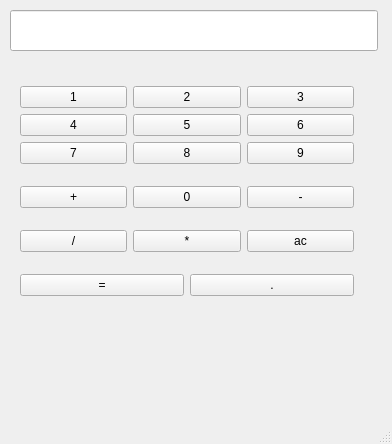
<?xml version="1.0" encoding="UTF-8"?>
<ui version="4.0">
 <class>MainWindow</class>
 <widget class="QMainWindow" name="MainWindow">
  <property name="geometry">
   <rect>
    <x>0</x>
    <y>0</y>
    <width>392</width>
    <height>444</height>
   </rect>
  </property>
  <property name="windowTitle">
   <string>MainWindow</string>
  </property>
  <widget class="QWidget" name="centralwidget">
   <widget class="QLineEdit" name="Display">
    <property name="geometry">
     <rect>
      <x>10</x>
      <y>10</y>
      <width>368</width>
      <height>41</height>
     </rect>
    </property>
    <property name="sizePolicy">
     <sizepolicy hsizetype="Preferred" vsizetype="Expanding">
      <horstretch>0</horstretch>
      <verstretch>0</verstretch>
     </sizepolicy>
    </property>
   </widget>
   <widget class="QWidget" name="layoutWidget">
    <property name="geometry">
     <rect>
      <x>20</x>
      <y>70</y>
      <width>334</width>
      <height>246</height>
     </rect>
    </property>
    <layout class="QVBoxLayout" name="verticalLayout_2">
     <item>
      <layout class="QVBoxLayout" name="verticalLayout">
       <item>
        <layout class="QHBoxLayout" name="horizontalLayout">
         <item>
          <widget class="QPushButton" name="btn1">
           <property name="text">
            <string>1</string>
           </property>
          </widget>
         </item>
         <item>
          <widget class="QPushButton" name="btn2">
           <property name="text">
            <string>2</string>
           </property>
          </widget>
         </item>
         <item>
          <widget class="QPushButton" name="btn3">
           <property name="text">
            <string>3</string>
           </property>
          </widget>
         </item>
        </layout>
       </item>
       <item>
        <layout class="QHBoxLayout" name="horizontalLayout_2">
         <item>
          <widget class="QPushButton" name="btn4">
           <property name="text">
            <string>4</string>
           </property>
          </widget>
         </item>
         <item>
          <widget class="QPushButton" name="btn5">
           <property name="text">
            <string>5</string>
           </property>
          </widget>
         </item>
         <item>
          <widget class="QPushButton" name="btn6">
           <property name="text">
            <string>6</string>
           </property>
          </widget>
         </item>
        </layout>
       </item>
       <item>
        <layout class="QHBoxLayout" name="horizontalLayout_3">
         <item>
          <widget class="QPushButton" name="btn7">
           <property name="text">
            <string>7</string>
           </property>
          </widget>
         </item>
         <item>
          <widget class="QPushButton" name="btn8">
           <property name="text">
            <string>8</string>
           </property>
          </widget>
         </item>
         <item>
          <widget class="QPushButton" name="btn9">
           <property name="text">
            <string>9</string>
           </property>
          </widget>
         </item>
        </layout>
       </item>
      </layout>
     </item>
     <item>
      <layout class="QHBoxLayout" name="horizontalLayout_4">
       <item>
        <widget class="QPushButton" name="btn_add">
         <property name="text">
          <string>+</string>
         </property>
        </widget>
       </item>
       <item>
        <widget class="QPushButton" name="btn0">
         <property name="text">
          <string>0</string>
         </property>
        </widget>
       </item>
       <item>
        <widget class="QPushButton" name="btn_sub">
         <property name="text">
          <string>-</string>
         </property>
        </widget>
       </item>
      </layout>
     </item>
     <item>
      <layout class="QHBoxLayout" name="horizontalLayout_5">
       <item>
        <widget class="QPushButton" name="btn_div">
         <property name="text">
          <string>/</string>
         </property>
        </widget>
       </item>
       <item>
        <widget class="QPushButton" name="btn_mul">
         <property name="text">
          <string>*</string>
         </property>
        </widget>
       </item>
       <item>
        <widget class="QPushButton" name="btn_ac">
         <property name="text">
          <string>ac</string>
         </property>
        </widget>
       </item>
      </layout>
     </item>
     <item>
      <layout class="QHBoxLayout" name="horizontalLayout_6">
       <item>
        <widget class="QPushButton" name="pushButton">
         <property name="text">
          <string>=</string>
         </property>
        </widget>
       </item>
       <item>
        <widget class="QPushButton" name="btnPoint">
         <property name="text">
          <string>.</string>
         </property>
        </widget>
       </item>
      </layout>
     </item>
    </layout>
   </widget>
  </widget>
  <widget class="QMenuBar" name="menubar">
   <property name="geometry">
    <rect>
     <x>0</x>
     <y>0</y>
     <width>392</width>
     <height>42</height>
    </rect>
   </property>
  </widget>
  <widget class="QStatusBar" name="statusbar"/>
 </widget>
 <resources/>
 <connections/>
</ui>
